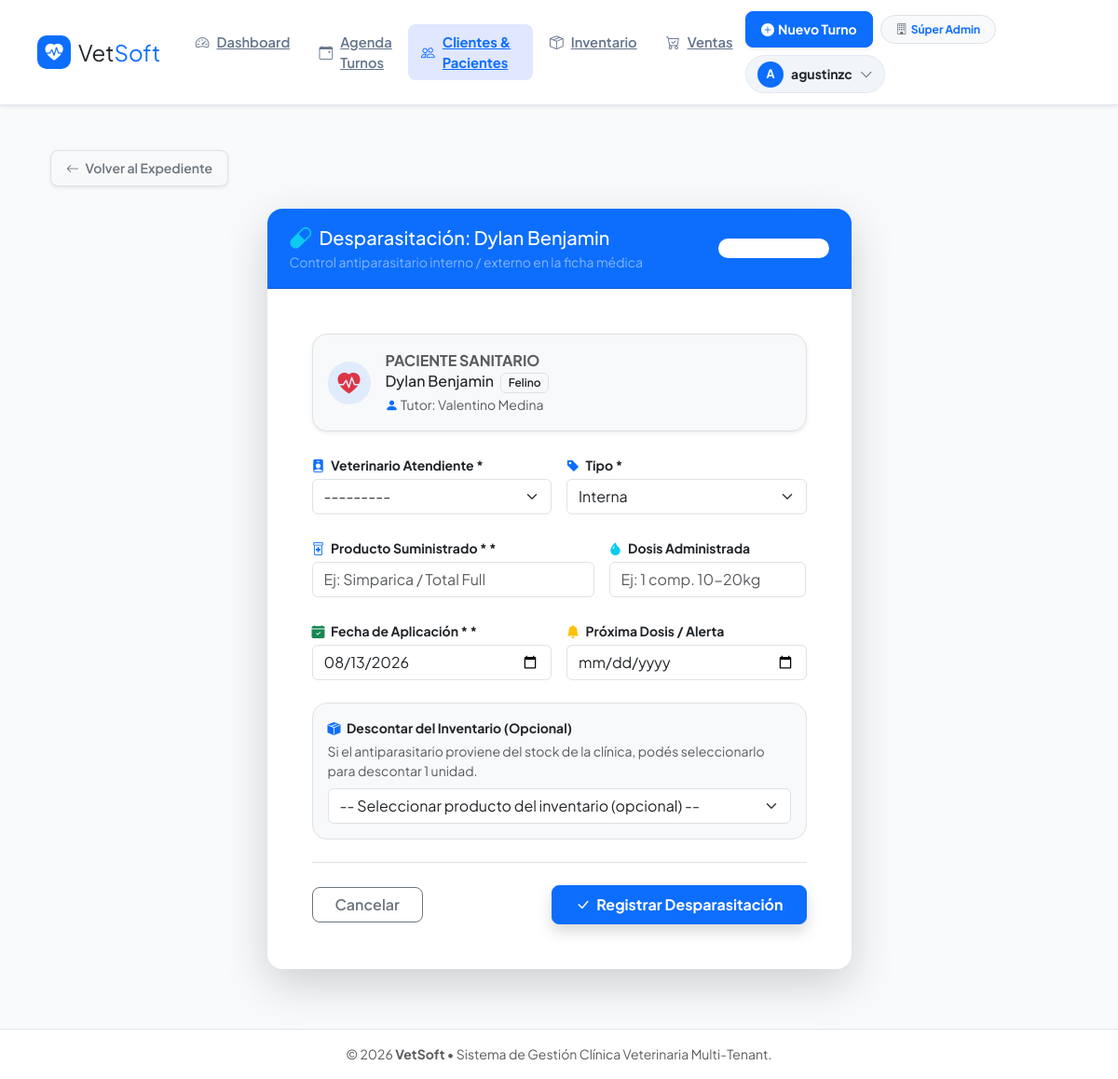
Screenshot of /historia-clinica/mascota/4/registrar-desparasitacion/ (signed in) with the database file from the repository.
### apps/clientes/models.py (models this page shows, shortened)
class Mascota(models.Model):
    SEXO = [
        ('M', 'Macho'),
        ('H', 'Hembra'),
    ]
    cliente = models.ForeignKey(Cliente, on_delete=models.CASCADE, related_name='mascotas')
    nombre = models.CharField(max_length=100)
    especie = models.CharField(max_length=20, choices=ESPECIES, default='CANINO')
    raza = models.CharField(max_length=100, blank=True, null=True)
    fecha_nacimiento = models.DateField(blank=True, null=True, verbose_name="Fecha de Nacimiento")
    sexo = models.CharField(max_length=1, choices=SEXO, default='M')
    peso_kg = models.DecimalField(max_digits=5, decimal_places=2, null=True, blank=True, verbose_name="Peso (kg)")
    castrado = models.BooleanField(default=False, verbose_name="¿Está castrado/a?")
    observaciones = models.TextField(null=True, blank=True, verbose_name="Observaciones")
    creado_en = models.DateTimeField(auto_now_add=True)
    class Meta:
        verbose_name = "Mascota"
        verbose_name_plural = "Mascotas"
        ordering = ['nombre']

class Cliente(models.Model):
    veterinaria = models.ForeignKey(
        Veterinaria,
        on_delete=models.CASCADE,
        related_name='clientes',
        verbose_name="Veterinaria",
        null=True,
        blank=True
    )
    nombre = models.CharField(max_length=100)
    apellido = models.CharField(max_length=100)
    dni = models.CharField(max_length=20, unique=True, verbose_name="DNI / Documento")
    telefono = models.CharField(max_length=30, verbose_name="Teléfono")
    email = models.EmailField(blank=True, null=True)
    direccion = models.CharField(max_length=255, blank=True, null=True, verbose_name="Dirección")
    activo = models.BooleanField(default=True, verbose_name="Cliente Activo")
    creado_en = models.DateTimeField(auto_now_add=True)
    class Meta:
        verbose_name = "Cliente"
        verbose_name_plural = "Clientes"
        ordering = ['apellido', 'nombre']

### apps/historia_clinica/views.py (the view)
# urls.py: path('mascota/<int:mascota_id>/registrar-desparasitacion/', views.registrar_desparasitacion, name='registrar_desparasitacion'),
@login_required
@requerir_rol_veterinario
@transaction.atomic
def registrar_desparasitacion(request, mascota_id):
    vet = _get_veterinaria(request)
    if request.user.is_superuser and not vet:
        mascota = get_object_or_404(Mascota, pk=mascota_id)
    else:
        mascota = get_object_or_404(Mascota, pk=mascota_id, cliente__veterinaria=vet)
    if request.method == 'POST':
        form = RegistroDesparasitacionForm(request.POST, veterinaria=vet)
        if form.is_valid():
            desparasitacion = form.save(commit=False)
            desparasitacion.mascota = mascota
            if vet:
                desparasitacion.veterinaria = vet
            desparasitacion.save()
            producto = form.cleaned_data.get('producto_inventario')
            if producto:
                if producto.stock_actual >= 1:
                    MovimientoStock.objects.create(
                        producto=producto,
                        tipo='SALIDA',
                        cantidad=1,
                        motivo=f"Desparasitación ({desparasitacion.producto}) - Paciente: {mascota.nombre}"
                    )
                    producto.stock_actual -= 1
                    producto.save(update_fields=['stock_actual'])
                else:
                    messages.warning(
                        request,
                        f"Desparasitación registrada, pero '{producto.nombre}' no tenía stock disponible."
                    )
            messages.success(request, f"Desparasitación registrada para {mascota.nombre}.")
            return redirect('clientes:detalle_historia_clinica', mascota_id=mascota.id)
        else:
            messages.error(request, "Error al registrar la desparasitación. Revisa los datos.")
    else:
        form = RegistroDesparasitacionForm(veterinaria=vet)
    return render(request, 'historia_clinica/form_desparasitacion.html', {
        'form': form,
        'mascota': mascota,
        'titulo': f'Desparasitación: {mascota.nombre}'
    })

### templates/historia_clinica/form_desparasitacion.html (shortened to what this page needs)
{% extends 'base.html' %}
{% block content %}
<div class="container py-4">
    <div class="mb-4">
        <a href="{% url 'historia_clinica:expediente_mascota' mascota.id %}" class="btn btn-light btn-sm border shadow-sm px-3 py-2 fw-semibold rounded-3 text-secondary">
            <i class="bi bi-arrow-left me-1"></i> Volver al Expediente
        </a>
    </div>
    <div class="row justify-content-center">
        <div class="col-md-8 col-lg-7">
            <div class="card border-0 shadow-lg rounded-4 overflow-hidden">
                <div class="card-header bg-primary text-white py-3 px-4 d-flex justify-content-between align-items-center">
                    <div>
                        <h4 class="card-title h5 mb-0 fw-extrabold d-flex align-items-center gap-2">
                            <i class="bi bi-capsule text-info fs-4"></i> {{ titulo|default:"Registro de Desparasitación" }}
                        </h4>
                        <small class="text-white-50">Control antiparasitario interno / externo en la ficha médica</small>
                    </div>
                    <span class="badge bg-white bg-opacity-20 text-white small px-3 py-1.5 rounded-pill">Antiparasitario</span>
                </div>
                <div class="card-body p-4 p-md-5">
                    <div class="p-3 bg-light rounded-4 border mb-4 shadow-sm">
                        <div class="d-flex align-items-center gap-3">
                            <div class="bg-primary bg-opacity-10 text-primary p-2.5 rounded-circle d-flex align-items-center justify-content-center" style="width: 46px; height: 46px;">
                                <i class="bi bi-heart-pulse-fill fs-4 text-danger"></i>
                            </div>
                            <div>
                                <span class="extra-small text-muted fw-bold text-uppercase tracking-wider d-block">Paciente Sanitario</span>
                                <h6 class="fw-extrabold mb-0 text-dark fs-6">
                                    {{ mascota.nombre }}
                                    <span class="badge bg-light text-dark border ms-1 fw-semibold extra-small">{{ mascota.get_especie_display }}</span>
                                </h6>
                                <small class="text-muted extra-small">
                                    <i class="bi bi-person-fill text-primary"></i> Tutor: {{ mascota.cliente.nombre }} {{ mascota.cliente.apellido }}
                                </small>
                            </div>
                        </div>
                    </div>
                    <form method="post" novalidate>
                        <div class="row g-3 mb-4">
                            <div class="col-md-6">
                                <label for="{{ form.veterinario.id_for_label }}" class="form-label fw-bold text-dark small mb-1">
                                    <i class="bi bi-person-badge-fill text-primary me-1"></i> Veterinario Atendiente *
                                </label>
                                {{ form.veterinario }}
                            </div>
                            <div class="col-md-6">
                                <label for="{{ form.tipo.id_for_label }}" class="form-label fw-bold text-dark small mb-1">
                                    <i class="bi bi-tag-fill text-primary me-1"></i> Tipo *
                                </label>
                                {{ form.tipo }}
                            </div>
                        </div>
                        <div class="row g-3 mb-4">
                            <div class="col-md-7">
                                <label for="{{ form.producto.id_for_label }}" class="form-label fw-bold text-dark small mb-1">
                                    <i class="bi bi-prescription2 text-primary me-1"></i> {{ form.producto.label }} *
                                </label>
                                {{ form.producto }}
                            </div>
                            <div class="col-md-5">
                                <label for="{{ form.dosis.id_for_label }}" class="form-label fw-bold text-dark small mb-1">
                                    <i class="bi bi-droplet-fill text-info me-1"></i> Dosis Administrada
                                </label>
                                {{ form.dosis }}
                            </div>
                        </div>
                        <div class="row g-3 mb-4">
                            <div class="col-md-6">
                                <label for="{{ form.fecha_aplicacion.id_for_label }}" class="form-label fw-bold text-dark small mb-1">
                                    <i class="bi bi-calendar-check-fill text-success me-1"></i> {{ form.fecha_aplicacion.label }} *
                                </label>
                                {{ form.fecha_aplicacion }}
                            </div>
                            <div class="col-md-6">
                                <label for="{{ form.fecha_proxima_dosis.id_for_label }}" class="form-label fw-bold text-dark small mb-1">
                                    <i class="bi bi-bell-fill text-warning me-1"></i> Próxima Dosis / Alerta
                                </label>
                                {{ form.fecha_proxima_dosis }}
                            </div>
                        </div>
                        <div class="mb-4 p-3 bg-light rounded-4 border">
                            <label for="{{ form.producto_inventario.id_for_label }}" class="form-label fw-bold text-dark small d-block mb-1">
                                <i class="bi bi-box-seam-fill text-primary me-1"></i> Descontar del Inventario (Opcional)
                            </label>
                            <small class="text-muted d-block mb-2">Si el antiparasitario proviene del stock de la clínica, podés seleccionarlo para descontar 1 unidad.</small>
                            {{ form.producto_inventario }}
                        </div>
                        <div class="d-flex justify-content-between align-items-center pt-4 border-top mt-4">
                            <a href="{% url 'historia_clinica:expediente_mascota' mascota.id %}" class="btn btn-outline-secondary px-4 fw-semibold rounded-3">
                                Cancelar
                            </a>
                            <button type="submit" class="btn btn-primary fw-bold px-4 py-2 rounded-3 shadow">
                                <i class="bi bi-check-lg me-1"></i> Registrar Desparasitación
                            </button>
                        </div>
                    </form>
                </div>
            </div>
        </div>
    </div>
</div>
{% endblock %}

### templates/base.html (shortened to what this page needs)
<!DOCTYPE html>
<html lang="es">
<head>
    <link href="https://cdn.jsdelivr.net/npm/bootstrap@5.3.2/dist/css/bootstrap.min.css" rel="stylesheet">
    <link rel="stylesheet" href="https://cdn.jsdelivr.net/npm/bootstrap-icons@1.11.1/font/bootstrap-icons.css">
</head>
<body>
    <nav class="navbar navbar-expand-lg navbar-main sticky-top shadow-sm">
        <div class="container-fluid px-3 px-lg-4">
            <a class="navbar-brand fw-extrabold text-dark d-flex align-items-center gap-2 me-4" href="{% url 'dashboard:index' %}">
                <div class="navbar-brand-logo">
                    <i class="bi bi-heart-pulse-fill"></i>
                </div>
                <span class="fs-4">Vet<span class="text-primary">Soft</span></span>
            </a>
            <div class="collapse navbar-collapse" id="navbarNav">
                <ul class="navbar-nav me-auto mb-2 mb-lg-0 gap-1">
                    <li class="nav-item">
                        <a class="nav-link-custom {% if request.resolver_match.app_name == 'dashboard' %}active{% endif %}" href="{% url 'dashboard:index' %}">
                            <i class="bi bi-speedometer2"></i> Dashboard
                        </a>
                    </li>
                    <li class="nav-item">
                        <a class="nav-link-custom {% if request.resolver_match.app_name == 'turnos' %}active{% endif %}" href="{% url 'turnos:agenda_diaria' %}">
                            <i class="bi bi-calendar-event"></i> Agenda Turnos
                        </a>
                    </li>
                    <li class="nav-item">
                        <a class="nav-link-custom {% if request.resolver_match.app_name == 'clientes' or request.resolver_match.app_name == 'historia_clinica' %}active{% endif %}" href="{% url 'clientes:lista_clientes' %}">
                            <i class="bi bi-people"></i> Clientes & Pacientes
                        </a>
                    </li>
                    <li class="nav-item">
                        <a class="nav-link-custom {% if request.resolver_match.app_name == 'inventario' %}active{% endif %}" href="{% url 'inventario:lista_productos' %}">
                            <i class="bi bi-box-seam"></i> Inventario
                        </a>
                    </li>
                    <li class="nav-item">
                        <a class="nav-link-custom {% if request.resolver_match.app_name == 'ventas' %}active{% endif %}" href="{% url 'ventas:lista_ventas' %}">
                            <i class="bi bi-cart-check"></i> Ventas
                        </a>
                    </li>
                </ul>
                <div class="d-flex align-items-center gap-2 flex-wrap">
                    <a href="{% url 'turnos:nuevo_turno' %}" class="btn btn-primary btn-sm fw-bold px-3 py-2 rounded-3 shadow-sm d-inline-flex align-items-center gap-1">
                        <i class="bi bi-plus-circle-fill"></i> Nuevo Turno
                    </a>
                    {% if user.is_authenticated %}
                        <span class="badge bg-light text-primary border px-3 py-2 rounded-pill small fw-bold d-inline-flex align-items-center gap-1">
                            <i class="bi bi-building text-secondary"></i>
                            {% if request.veterinaria %}
                                {{ request.veterinaria.nombre }}
                            {% elif user.perfil and user.perfil.veterinaria %}
                                {{ user.perfil.veterinaria.nombre }}
                            {% else %}
                                Súper Admin
                            {% endif %}
                        </span>
                        <div class="dropdown">
                            <button class="btn user-dropdown-btn d-flex align-items-center gap-2" type="button" id="userMenu" data-bs-toggle="dropdown" aria-expanded="false">
                                <div class="avatar-circle">
                                    {{ user.username|slice:":1"|upper }}
                                </div>
                                <span class="fw-bold small text-dark d-none d-md-inline">{{ user.username }}</span>
                                <i class="bi bi-chevron-down small text-muted"></i>
                            </button>
                        </div>
                    {% endif %}
                </div>
            </div>
        </div>
    </nav>
    <div class="container main-container">
        {% block content %}
        {% endblock %}
    </div>
    <footer class="footer mt-auto py-3 text-center text-muted small">
        <div class="container">
            <span>&copy; {% now "Y" %} <strong>VetSoft</strong> &bull; Sistema de Gestión Clínica Veterinaria Multi-Tenant.</span>
        </div>
    </footer>
</body>
</html>

### rows the page displays
Mascota: nombre "Dylan Benjamin", especie "Felino", cliente.nombre "Valentino", cliente.apellido "Medina"

### other values shown
{{ user.username|slice:":1"|upper }} "A"
{{ user.username }} "agustinzc"
{{ titulo|default:"Registro de Desparasitación" }} "Desparasitación: Dylan Benjamin"
